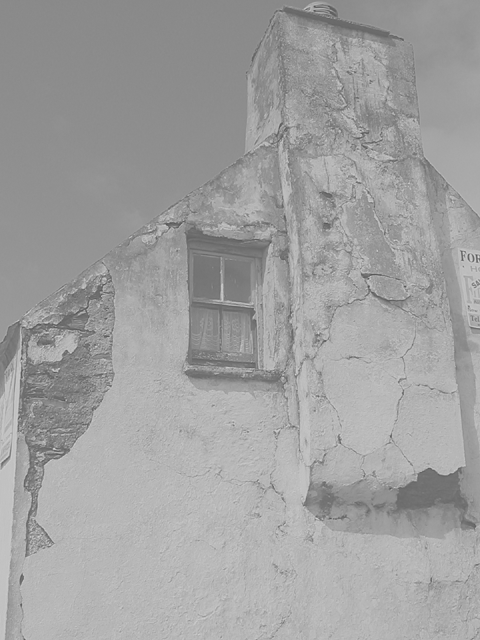
#> input picture 2019A-Procesamiento-digital-de-imagenes/1 Parcial/t2-ecualizacion/a0.tif, 480 x 640 px
$ jupyter execute --allow-errors 'Ecualización.ipynb'   (Python 2 division)   (older library calls are emulated)
#> lines starting #> are read from the running program, lines starting #| are printed output that depends on the picture
[cell 1]
#algunas librerías
from scipy import misc
from scipy import ndimage
import matplotlib.pylab as plt
import numpy as np

[cell 2]
def escala_grises(I):
    g = 0.2989 * I[:,:,0] + 0.5870 * I[:,:,1] + 0.1140 * I[:,:,2]
    return g

def histograma(I, nbins = 32, show = True):
    h = np.histogram(I,nbins)
    plt.plot(h[1][:-1], h[0])
    if show:
        plt.show()
    return h

def histograma_acumulado(I, nbins=256, show = True):
    h = np.histogram(I,nbins)
    hc = np.cumsum(h[0])
    plt.plot(h[1][:-1], hc)
    if show:
        plt.show()
    return hc

def ev_histograma_acumulado(I):
    h = np.histogram(I,256)
    hc = np.cumsum(h[0])
    return hc

def muestra_imagen(I, show=True):
    plt.imshow(I, cmap="gray")
#     plt.axis('off')
    m = np.min(I)
    mx = np.max(I)
    plt.xlabel("["+str(m)+", "+str(mx)+"]")
    if show:
        plt.show()

# Probando
def his(I):
    h = np.histogram(I,nbins, range=(0,0))
    hc = np.cumsum(h[0])
    return hc

# Ecualizado

Los tonos de gris de una imagen cualquiera, en general, no están ecualizados (no tienen una distribución uniforme)

[cell 3]
Im = misc.imread("a0.tif")
#> Im is the input picture: shape (640, 480); min 79, max 217, mean 160.1
Im = misc.imread("a1.jpg")
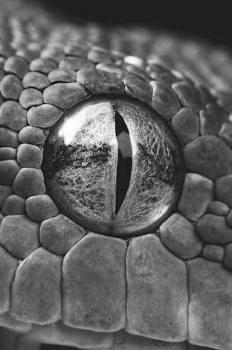
#> input picture 2019A-Procesamiento-digital-de-imagenes/1 Parcial/t2-ecualizacion/a1.jpg, 232 x 350 px
#> Im is the input picture: shape (350, 232); min 6, max 255, mean 95.4
# Im = misc.imread("a2.jpg")

muestra_imagen(Im)
#> in muestra_imagen, `m = np.min(I)`: m = 6
#> in muestra_imagen, `mx = np.max(I)`: mx = 255

## Histograma de frecuencias

[cell 4]
print Im.shape
#| (350, 232)
plt.subplot(211)
histograma(Im,show=False)
plt.subplot(212)
histograma_acumulado(Im,show=False)
#> in histograma_acumulado, `hc = np.cumsum(h[0])`: hc = 256 values from 1 to 81200
plt.show()
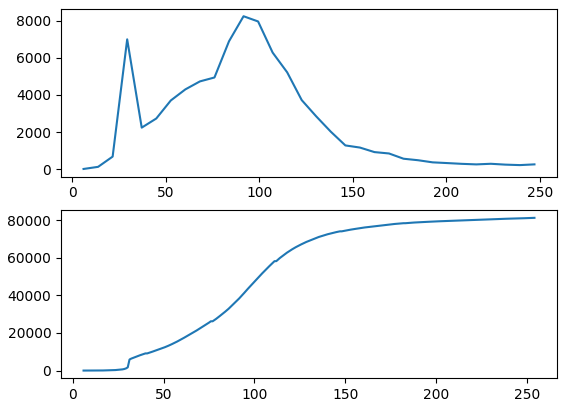
#> figure drawn by matplotlib, 2 panels; panel 1: curve peaks at x = 91.59, y = 8237; panel 2: curve peaks at x = 254, y = 81200

## Ejemplo de imagen ecualizada

#> (a cell that did not finish here is left out)

[cell 6]
plt.subplot(211)
#> (the rest of this cell did not finish here and is left out)

### Observa

$$H_{eq}[I] = ren\times col \times \frac{I}{255}$$

## Ecualización de una imagen

Buscamos aplicar una transformación puntual a la imagen no ecualizada de manera que la distribución de intensidades de la nueva imagen sea lo más parecido a la uniforme.

La transformación es muy simple. Buscamos que se cumpla la siguiente condición

$$H_{eq}(I'[r,c]) = H(I[r,c])$$

despejamos $$I'[r,c] = H_{eq}^{-1}[H(I[r,c])]$$

<b>Para evaluar $I'[r,c]$ seguir los siguientes pasos</b>

* Determinar el valor del histograma acumulado hasta $I[r,c]$: $H(I[r,c])$
* En el histograma $H_{eq}()$ determinar el primer valor, $z$, tal que $H_{eq}[z] \geq H(I[r,c])$
* Hacer $I'[r,c] = z$

### Nota:

El proceso puede simplificarse ya que la inversa de $H_{eq}$ puede evaluarse fácilmente. Observa que si $H_{eq}[I] = ren\times col \times \frac{I}{255}$ entonces $$H_{eq}^{-1}[A] = \frac{255}{ren\times col} A $$

siendo $A = H(I[r,c])$ el valor acumulado.

# Tarea 2

[cell 7]
Heq_1 = ((255 * ev_histograma_acumulado(Im)) / (Im.shape[0] * Im.shape[1]))
#> Heq_1 = 256 values from 0 to 255

Imeq = np.zeros(Im.shape)
for r in range(Im.shape[0]):
  for c in range(Im.shape[1]):
    Imeq[r,c] = Heq_1[Im[r,c]]
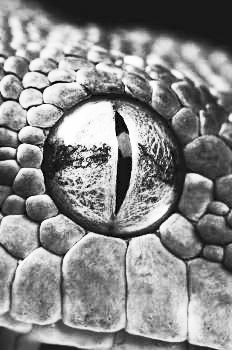
#> Imeq: shape (350, 232) float64; min 0, max 255, mean 136.3

plt.subplot(221)
histograma(Im, show=False)
plt.subplot(222)
histograma(Imeq, show=False)

plt.subplot(223)
histograma_acumulado(Im, show=False)
plt.subplot(224)
histograma_acumulado(Imeq, show=False)
plt.show()
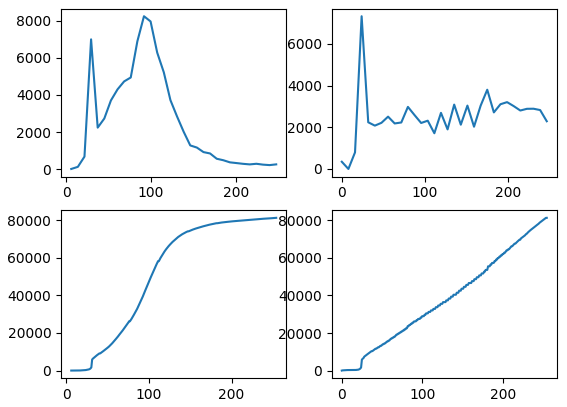
#> figure drawn by matplotlib, 4 panels; panel 1: curve peaks at x = 91.59, y = 8237; panel 2: curve peaks at x = 23.91, y = 7330; panel 3: curve peaks at x = 254, y = 81200; panel 4: curve peaks at x = 254, y = 81200

[cell 8]
plt.subplot(121)
plt.imshow(Im, cmap="gray")
plt.subplot(122)
plt.imshow(Imeq, cmap="gray")
plt.show()
